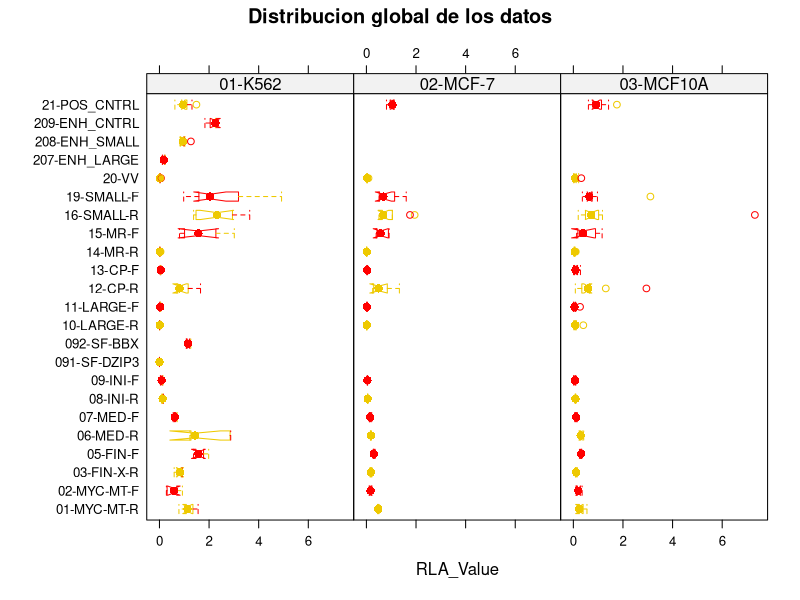
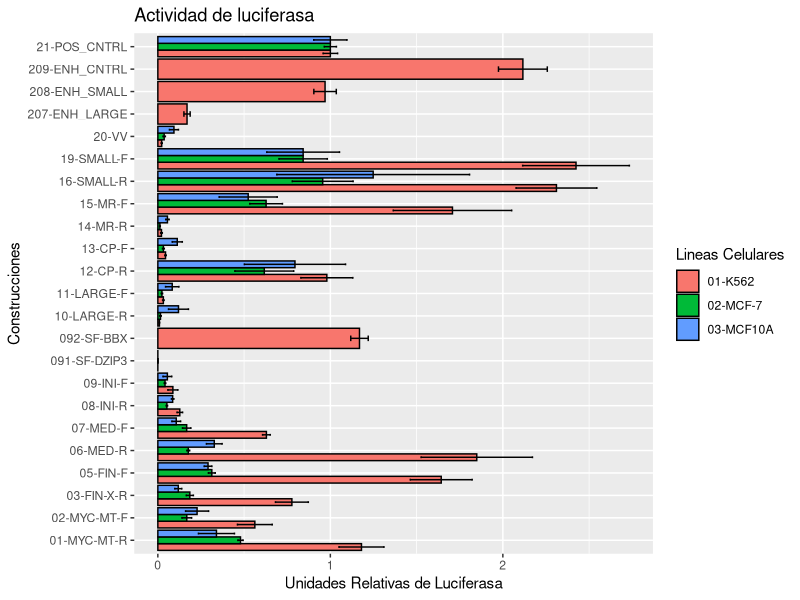
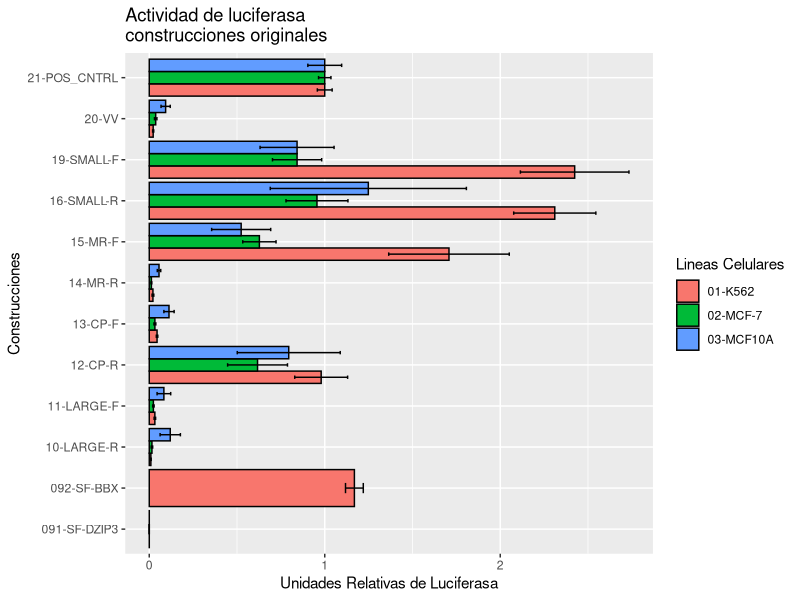
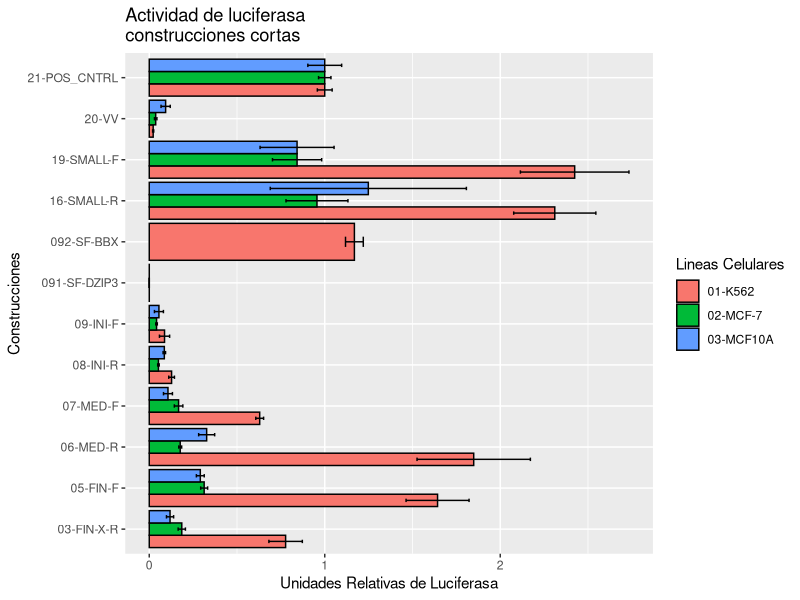
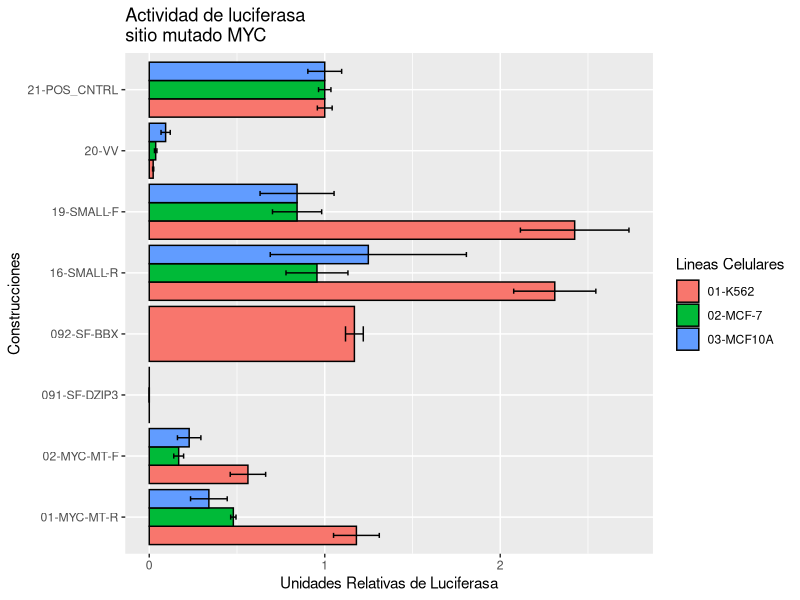
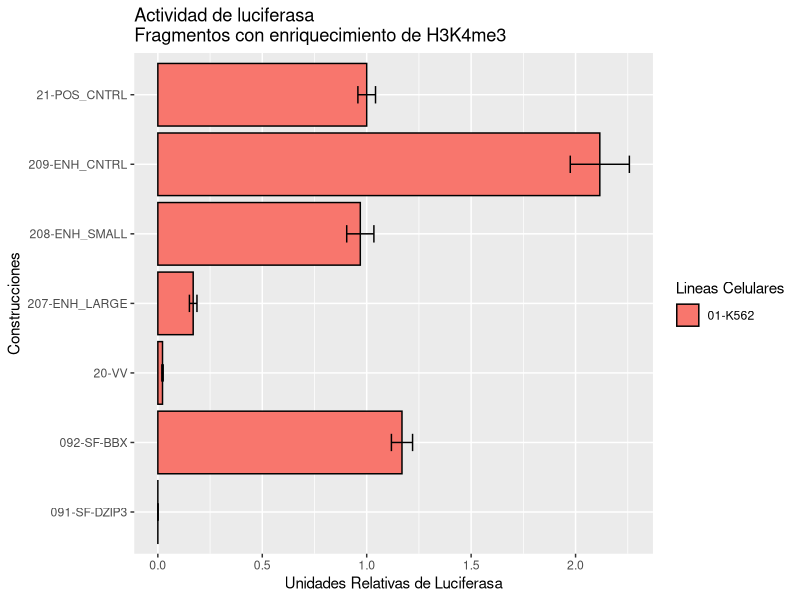

Here is the R script that generated these plots, in order:
# MANEJADOR DE DATOS DE LUCIFERASA A PARTIR DE UN ARCHIVO .CSV MAESTRO 
# Ejemplo del formato requerido del archivo maestro:
#
#   Experimento	Celulas	Plasmido	Luciferasa	Renilla
#   PILOTO    	K562	  POS_CNTRL	1.307	      1099
#   PILOTO    	K562	  VV	      0.328	      952.1
#
# NOTA : EL CONTROL POSITIVO SIEMPRE SE DEBE LLAMAR POS_CNTRL <--- OJO!!!
library(hash)
library(lattice)
library(plyr)
library(ggplot2)

luci <- read.csv("luciferasa_master_file.csv", stringsAsFactors = FALSE)
luci$RLA_Value <-luci$Luciferasa/luci$Renilla # crea columna de valores: luciferasa/renilla

# hash para reemplazar nombres de celulas y condiciones con indices para ser ordenados posteriormente
table_hash <-
  read.table(
    "luciferasa_master_hash.tsv" , # el hash es un indice de valores y sus reemplazos
    header = FALSE,
    stringsAsFactors = FALSE,
    na.strings = c("NA")
  )
hash_codenames <- hash(keys = table_hash$V1, values = table_hash$V2)

for (i in 1:(nrow(luci))) { # asigna nombres con un indice para que se muestren en el orden correcto
  luci$Plasmido[i] <- values(hash_codenames, luci$Plasmido[i])
  luci$Celulas[i] <- values(hash_codenames, luci$Celulas[i])
}
celulas <- unique(luci$Celulas)# se usa mas adelante para relativizar vs el control positivo "POS_CNTRL"
condiciones <- unique(luci$Plasmido)
experimento <- unique(luci$Experimento)  

##### CAMBIOS DEL 2 DE JUNIO DEL 2018 ######
for (i in 1:length(experimento)){ # establece valores relativos al control positivo de cada experimento
  temp_df <- subset(luci, luci$Experimento==experimento[i])
  temp_df <- subset(temp_df, temp_df$Plasmido==values(hash_codenames,"POS_CNTRL"))
  relativizador <- mean(temp_df$RLA_Value)
  for (j in 1:nrow(luci)){
    if (luci$Experimento[j]==experimento[i]){
      luci$RLA_Value[j]<- luci$RLA_Value[j]/relativizador
    }
  }
}
# boxplot con lattice
bwplot(Plasmido~RLA_Value | Celulas, data= luci, 
       notch = T,
       layout=c(length(celulas),1),
       par.settings = list( box.umbrella=list(col= c("gold2", "red")),
                            plot.symbol=list(col= c("gold2", "red")),
                            box.dot=list(col= c("gold2", "red")),
                            box.rectangle = list(col= c("gold2", "red"))
                            ),
       main= "Distribucion global de los datos"
       )

# Generar grafica de barras con FUNCION DEFINIDA POR EL USUARIO
barras_con_error <- function(X, TITULO){
bar_data <- ddply(X, c("Celulas", "Plasmido"), summarise, # nuevo df usando plyr!!.
                  n= length(RLA_Value),
                  mean= mean(RLA_Value),
                  sd= sd(RLA_Value),
                  se= sd/sqrt(n))

limits <- aes(ymax = bar_data$mean + bar_data$se, 
              ymin = bar_data$mean - bar_data$se)# delimitaciones de tamaño de la grafica ggplot2

info_plot <- ggplot(data = bar_data, aes(x = Plasmido, y = mean,
                               fill = Celulas))# info del objeto ggplot2 incluye
# el df a usar , y lo que se va a plotear

info_plot + geom_bar(stat = "identity", # parametros de ploteo de barras
                     position = position_dodge(0.9),colour="black") +
  geom_errorbar(limits, position = position_dodge(0.9),# parametro de barras de error
                width = 0.25) +
  labs(x = "Construcciones", y = "Unidades Relativas de Luciferasa") +# etiquetas
  ggtitle(TITULO) +
  scale_fill_discrete(name = "Lineas Celulares")+
  coord_flip()# grafica horizontal

}

# Barplot global
barras_con_error(luci, "Actividad de luciferasa")

# Barplot por linea celular
# for (i in 1:length(celulas)){
#   sub_luci <- luci[luci$Celulas==celulas[i],]
#   sub_titulo <- paste0("Actividad de luciferasa ",celulas[i])
#   print(barras_con_error(sub_luci,sub_titulo))
# }

# Barplot global construcciones grandes
orig_luci<- luci[!(luci$Plasmido %in% c("09-INI-F","08-INI-R","05-FIN-F","03-FIN-X-R",
                                "02-MYC-MT-F","01-MYC-MT-R", "209-ENH_CNTRL",
                                "207-ENH_LARGE","208-ENH_SMALL",  "07-MED-F"  ,    "06-MED-R")),]
sub_titulo <- "Actividad de luciferasa\nconstrucciones originales"
barras_con_error(orig_luci,sub_titulo)

# Barplot por linea celular construcciones originales
# for (i in 1:length(celulas)){
#   sub_luci <- orig_luci[orig_luci$Celulas==celulas[i],]
#   sub_titulo <- paste0("Actividad de luciferasa ",celulas[i],"\nconstrucciones originales")
#   print(barras_con_error(sub_luci,sub_titulo))
# }

# Barplot global construcciones cortas
cortas_luci<- luci[!(luci$Plasmido %in% c("11-LARGE-F","13-CP-F","12-CP-R","15-MR-F",
                                          "14-MR-R","10-LARGE-R","02-MYC-MT-F","01-MYC-MT-R","209-ENH_CNTRL",
                                          "207-ENH_LARGE","208-ENH_SMALL")),]
sub_titulo <- "Actividad de luciferasa\nconstrucciones cortas"
barras_con_error(cortas_luci,sub_titulo)

# Barplot por linea celular construcciones originales
# for (i in 1:length(celulas)){
#   sub_luci <- cortas_luci[cortas_luci$Celulas==celulas[i],]
#   sub_titulo <- paste0("Actividad de luciferasa ",celulas[i],"\nconstrucciones cortas")
#   print(barras_con_error(sub_luci,sub_titulo))
# }

# Barplot global construcciones MYC
MYC_luci<- luci[!(luci$Plasmido %in% c("11-LARGE-F","13-CP-F","12-CP-R","15-MR-F",
                                          "14-MR-R","10-LARGE-R","09-INI-F","08-INI-R", 
                                       "05-FIN-F","03-FIN-X-R", "06-MED-R","07-MED-F",
                                       "209-ENH_CNTRL",
                                       "207-ENH_LARGE","208-ENH_SMALL"
                                      )),]
sub_titulo <- "Actividad de luciferasa\nsitio mutado MYC"
barras_con_error(MYC_luci,sub_titulo)

# Barplot por linea celular construcciones MYC
# for (i in 1:length(celulas)){
#   sub_luci <- MYC_luci[MYC_luci$Celulas==celulas[i],]
#   sub_titulo <- paste0("Actividad de luciferasa ",celulas[i],"\nsitio mutado MYC")
#   print(barras_con_error(sub_luci,sub_titulo))
# }

########### GRAFICAS SEMESTRE 4 #############

# # Barplot global construcciones MYC K562 MCF7
# k5m7<- MYC_luci[MYC_luci$Celulas!=celulas[2],]
# sub_titulo <- "Actividad de luciferasa\nsitio mutado MYC"
# barras_con_error(k5m7, sub_titulo)
# 
# # Barplot global construcciones cortas K562 MCF7
# 
# # Barplot global construcciones cortas
# cortas_luci<- luci[!(luci$Plasmido %in% c("11-LARGE-F","13-CP-F","12-CP-R","15-MR-F",
#                                           "14-MR-R","10-LARGE-R","02-MYC-MT-F","01-MYC-MT-R",
#                                           "209-ENH_CNTRL",
#                                           "207-ENH_LARGE","208-ENH_SMALL")),]
# cortas_luci_k5m7<- cortas_luci[cortas_luci$Celulas!=celulas[2],]
# sub_titulo <- "Actividad de luciferasa\nconstrucciones cortas"
# barras_con_error(cortas_luci_k5m7,sub_titulo)

# elementos regulatorios
reg_luci <- luci[luci$Celulas==celulas[1],]
reg_luci<- reg_luci[!(reg_luci$Plasmido %in% c("11-LARGE-F",    "13-CP-F",       "12-CP-R",       "19-SMALL-F"   ,
                                       "16-SMALL-R" ,   "15-MR-F"    ,   "14-MR-R"   ,    "10-LARGE-R" ,   "09-INI-F" ,     "08-INI-R"     ,
                                       "05-FIN-F"   ,   "03-FIN-X-R"  ,  "02-MYC-MT-F",   "01-MYC-MT-R" ,  "07-MED-F"  ,    "06-MED-R"     
                                      )),]
sub_titulo <- "Actividad de luciferasa\nFragmentos con enriquecimiento de H3K4me3"
barras_con_error(reg_luci,sub_titulo)
